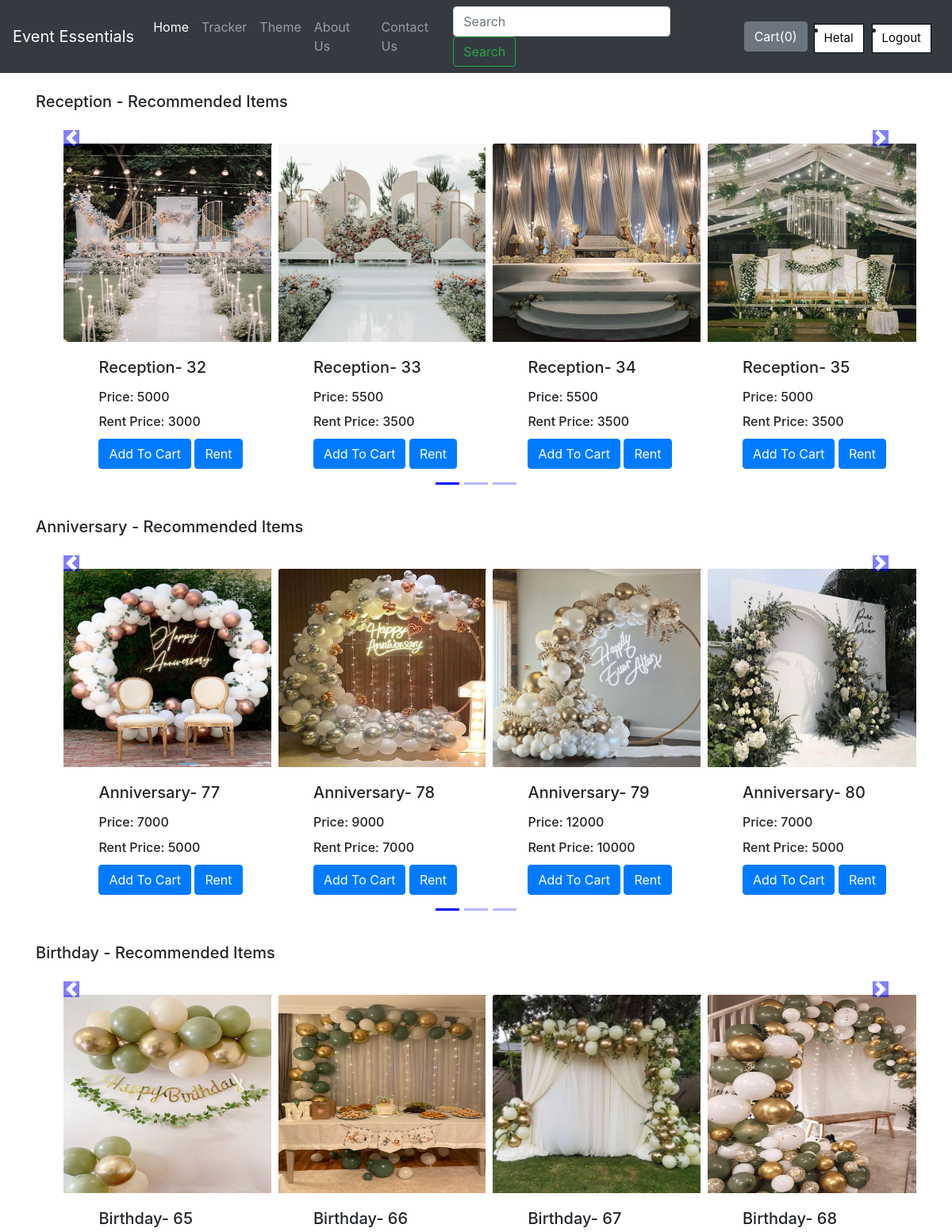
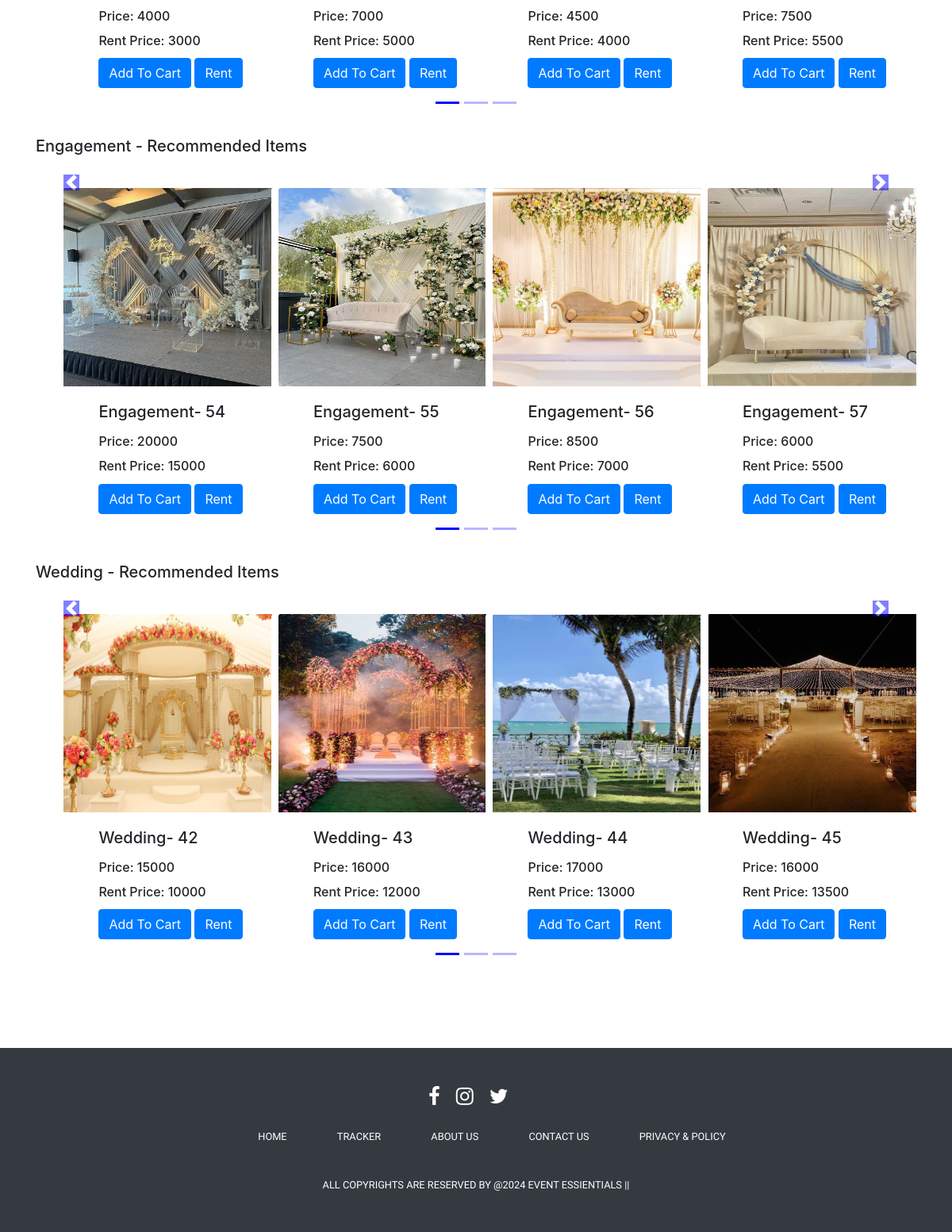
The app's page /shop/ (signed in) with its own data (2 pictures, top to bottom).
### shop/models.py (models this page shows, shortened)
class Product(models.Model):
    product_id = models.AutoField(primary_key=True)
    product_name = models.CharField(max_length=50)
    category = models.CharField(max_length=50,default="")
    rent_price = models.IntegerField(default=0)
    price = models.IntegerField(default=0)
    pub_date = models.DateField()
    image = models.ImageField(upload_to="shop/images",default="")

### shop/views.py (the view)
# urls.py: path("",views.index,name="ShopHome"),
def index(request):
    allProds = []
    catprods = Product.objects.values('category','product_id')
    cats = {item['category'] for item in catprods}
    for cat in cats:
        prod = Product.objects.filter(category=cat)
        n= len(prod)
        nSlides = n // 4 + ceil((n / 4) - (n // 4))
        allProds.append([prod,range(1,nSlides),nSlides])
    params = {'allProds':allProds}
    return render(request,"shop/index.html", params)

### shop/templates/shop/index.html (shortened to what this page needs)
{% extends 'shop/basic.html' %}
{% block body %}
{% load static %}
<div class="container">
  {% for product, range, nSlides in allProds %}
  <h5 class="my-4">{{product.0.category}} - Recommended Items</h5>
  <div class="row">
      <div id="demo{{forloop.counter}}" class="col carousel slide my-3" data-ride="carousel">
          <ul class="carousel-indicators">
              <li data-target="#demo{{forloop.counter}}" data-slide-to="0" class="active"></li>
              {% for i in range %}
              <li data-target="#demo{{forloop.parentloop.counter}}" data-slide-to="{{i}}"></li>
              {% endfor %}
          </ul>
          <div class="container carousel-inner no-padding">
              <div class="carousel-item active">
                  {% for i in product %}
                  <div class="col-xs-3 col-sm-3 col-md-3">
                      <div class="card align-items-center" style="width: 18rem;">
                        <img src='/media/{{i.image}}'  class="card-img-top" ></a>
                          <div class="card-body">
                              <h5 class="card-title" id="namepr{{i.product_id}}">{{i.product_name}}- {{i.product_id}}</h5>
                              <h6 class="card-title" >Price: <span id="pricepr{{i.product_id}}">{{i.price}} </span></h6>
                              <h6 class="card-title" >Rent Price: <span id="rentpricepr{{i.product_id}}">{{i.rent_price}} </span></h6>
                              <span id="divpr{{i.product_id}}" class="divpr">
                                  <button id="pr{{i.product_id}}" class="btn btn-primary cart">Add To Cart</button> </span>
                                  <a href="/shop/rent"><button  class="btn btn-primary rent">Rent</button></a>
                          </div>
                      </div>
                  </div>
                  {% if forloop.counter|divisibleby:4 and forloop.counter > 0 and not forloop.last %}
              </div>
                  {% endif %}
                  {% endfor %}
          </div>
      </div>
      <a class="carousel-control-prev" href="#demo{{forloop.counter}}" data-slide="prev">
          <span class="carousel-control-prev-icon"></span>
      </a>
      <a class="carousel-control-next" href="#demo{{forloop.counter}}" data-slide="next">
          <span class="carousel-control-next-icon"></span>
      </a>
  </div>
  {% endfor %}
</div>
{% endblock %}

### shop/templates/shop/basic.html (style rules this page uses)
body { margin: 0; overflow-x: hidden; }

### records on screen
Product: category "Reception", image (picture), product_name "Reception", product_id "32", price "5000", rent_price "3000"
Product: image (picture), product_name "Reception", product_id "33", price "5500", rent_price "3500"
Product: image (picture), product_name "Reception", product_id "34", price "5500", rent_price "3500"
Product: image (picture), product_name "Reception", product_id "35", price "5000", rent_price "3500"
Product: category "Anniversary", image (picture), product_name "Anniversary", product_id "77", price "7000", rent_price "5000"
Product: image (picture), product_name "Anniversary", product_id "78", price "9000", rent_price "7000"
Product: image (picture), product_name "Anniversary", product_id "79", price "12000", rent_price "10000"
Product: image (picture), product_name "Anniversary", product_id "80", price "7000", rent_price "5000"
Product: category "Birthday", image (picture), product_name "Birthday", product_id "65", price "4000", rent_price "3000"
Product: image (picture), product_name "Birthday", product_id "66", price "7000", rent_price "5000"
Product: image (picture), product_name "Birthday", product_id "67", price "4500", rent_price "4000"
Product: image (picture), product_name "Birthday", product_id "68", price "7500", rent_price "5500"
Product: category "Engagement", image (picture), product_name "Engagement", product_id "54", price "20000", rent_price "15000"
Product: image (picture), product_name "Engagement", product_id "55", price "7500", rent_price "6000"
Product: image (picture), product_name "Engagement", product_id "56", price "8500", rent_price "7000"
Product: image (picture), product_name "Engagement", product_id "57", price "6000", rent_price "5500"
Product: category "Wedding", image (picture), product_name "Wedding", product_id "42", price "15000", rent_price "10000"
Product: image (picture), product_name "Wedding", product_id "43", price "16000", rent_price "12000"
Product: image (picture), product_name "Wedding", product_id "44", price "17000", rent_price "13000"
Product: image (picture), product_name "Wedding", product_id "45", price "16000", rent_price "13500"

### other values on screen
{{ request.session.username }} "Hetal"
